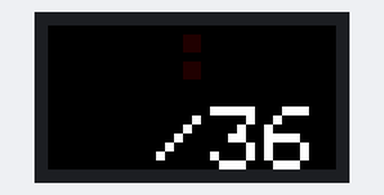
A sketch run on a simulated Arduino Mega 2560, built with avr-gcc and run on an emulated ATmega2560. On the bench: 32×16 colour display. The local clock reads 2024-03-15 10:24:30 at power-on unless the sketch sets it.

Above: at 0.04 s.

The sketch:

MatrixLED_time.ino
```cpp
#include <Wire.h>
#include <TimeLib.h>
#include <DS1307RTC.h>
#include <Adafruit_GFX.h>   // Core graphics library
#include <RGBmatrixPanel.h> // Hardware-specific library

#define CLK 8  // MUST be on PORTB! (Use pin 11 on Mega)
#define LAT A3
#define OE  9
#define A   A0
#define B   A1
#define C   A2
RGBmatrixPanel matrix(A, B, C, CLK, LAT, OE, false);

int now_hour, now_min, now_date;
//int now_sec;

const char *dayName[7] = {
 "Fr", "Sa", "Su", "Mo", "Tu", "We", "Th"
};

void Thu (){
  matrix.drawRect(15, 9, 2, 2, matrix.Color333(1,0,0));   //DrawRect (xpoint, ypoint, points from xpoint, points from ypoint)
  matrix.drawRect(15, 8, 2, 2, matrix.Color333(1,0,0));
}

void setup() {
  matrix.begin();
}

void time_print() {
  matrix.setTextSize(1);
  tmElements_t tm;
  if (RTC.read(tm)) {       //If it can read the RTC then do this part
    matrix.setCursor(18,0);
    print2digits(tm.Minute);
      if (now_min != tm.Minute) {
        for (int x=17; x<32; x++){
            for (int y=0;y<8; y++){
              matrix.drawPixel(x,y, matrix.Color333(0,0,0));
          }
      }
    }
  now_min = tm.Minute;

//seperator
  matrix.drawRect(15, 1, 2, 2, matrix.Color333(1,0,0));   //DrawRect (xpoint, ypoint, points from xpoint, points from ypoint)
  matrix.drawRect(15, 4, 2, 2, matrix.Color333(1,0,0));


  matrix.setCursor(3,0);
  print2digits(tm.Hour);
  if (now_hour != tm.Hour) {
    for (int x=0; x<14; x++){
      for (int y=0;y<8; y++){
            matrix.drawPixel(x,y, matrix.Color333(0,0,0));
      }
    }
  }
  now_hour = tm.Hour;

  matrix.setCursor(0,9);
  matrix.print(tm.Day);
  matrix.print('/');
  matrix.print(tm.Month);
  matrix.print(tm.Wday);
  if (now_date != tm.Day){
    for (int x=0; x<12; x++){
      for (int y=9; y<16; y++){
        matrix.drawPixel(x,y, matrix.Color333(0,0,0));
      }
    }
  }
  now_date = tm.Day;

  }else {          //If it can't read the RTC, then do this part
    if (RTC.chipPresent()) {
      matrix.print("RTC stopped");
   } else {
      matrix.print("DS1307 read error!");
   }
    delay(9000);
  }
  //delay(1000);
}

void print2digits(int number) {
  if (number >= 0 && number < 10) {
    matrix.print('0');
  }
  matrix.print(number);
}


void loop(){
  time_print();
  matrix.setTextColor(matrix.Color333(0,0,1));


}
```
